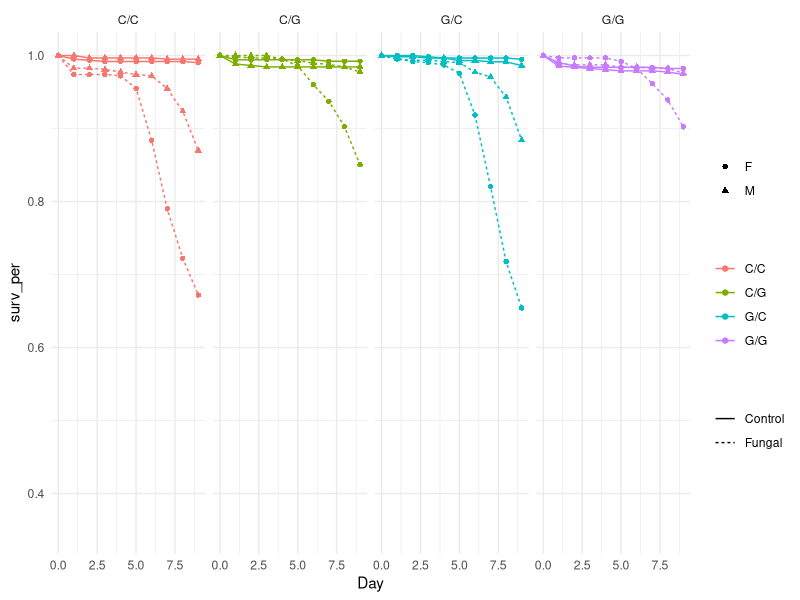
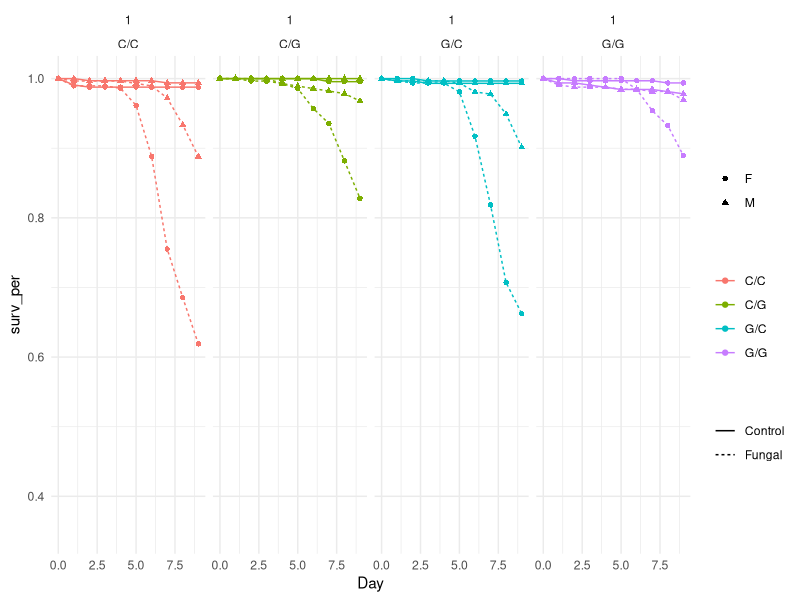
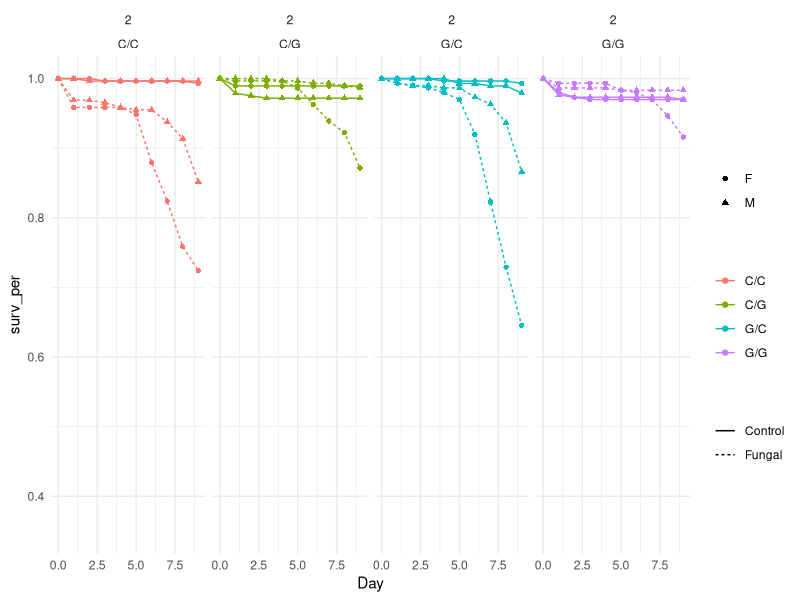

Source code (R) for these figures, in order: (Note: this script raises an error after producing the figures.)
## ---- chunk 1
knitr::opts_chunk$set(
	fig.align = "center",
	fig.pos = "H",
	message = FALSE,
	warning = FALSE,
	external = TRUE,
	echo = TRUE
)
## ---- chunk 2
library(magrittr)
library(tidyverse)
library(reshape2)
library(fastDummies)

library(ggsci)

library(survival)
library(survminer)

cut_off = 9

rep1 = readxl::read_excel("data/SSMI_DietSwitch.xlsx", sheet = 1) %>% na.omit()
rep2 = readxl::read_excel("data/SSMI_DietSwitch.xlsx", sheet = 2) %>% na.omit()
rep3 = readxl::read_excel("data/SSMI_DietSwitch.xlsx", sheet = 3) %>% na.omit()

df = bind_rows(rep1, rep2, rep3) %>% 
  mutate(Diet = gsub(" ", "", Diet, fixed = TRUE),
         Diet = recode(Diet,
                       "Cornmeal,C,C" = "C/C",
                       "Glucose,G,G" = "G/G",
                       "Cornmeal,G,G" = "C/G",
                       "Glucose,C,C" = "G/C")) %>% 
  filter(Diet %in% c("C/C","G/G","C/G","G/C"),
         Day<=cut_off)
# write.csv(df,"DIET 2 raw.csv")
## ---- chunk 3
day_end = df %>% 
  group_by(Population,Diet,Treatment,Sex,Day) %>% 
  summarize(Death = sum(Death), Initial = sum(`Initial density`)) %>% 
  group_by(Population,Diet,Treatment,Sex) %>% 
  mutate(Deaths = cumsum(Death)) %>% 
  ungroup() %>% 
  mutate(surv_per = 1-Deaths/Initial) %>% 
  select(-c(Death,Initial,Deaths))

day_initial = day_end %>% select(-c(Day,surv_per)) %>% 
  unique() %>% 
  mutate(Day=0, surv_per = 1)

goal = bind_rows(day_initial,day_end) %>% 
  ggplot(aes(x=Day, y=surv_per, linetype=Treatment, color=Diet, shape=Sex)) + 
  geom_line() + 
  geom_point() + 
  ylim(0.35,1) +
  labs(linetype="", color="", shape="") +
  theme_minimal()

goal + facet_wrap(~Diet, ncol=4)
## ---- chunk 4
day_end = df %>% 
  group_by(Replicate,Population,Diet,Treatment,Sex,Day) %>% 
  summarize(Death = sum(Death), Initial = sum(`Initial density`)) %>% 
  group_by(Replicate,Population,Diet,Treatment,Sex) %>% 
  mutate(Deaths = cumsum(Death)) %>% 
  ungroup() %>% 
  mutate(surv_per = 1-Deaths/Initial) %>% 
  select(-c(Death,Initial,Deaths))

day_initial = day_end %>% select(-c(Day,surv_per)) %>% 
  unique() %>% 
  mutate(Day=0, surv_per = 1)

bind_rows(day_initial,day_end) %>% 
  filter(Replicate == 1) %>% 
  ggplot(aes(x=Day, y=surv_per, linetype=Treatment, color=Diet, shape=Sex)) + 
  geom_line() + 
  geom_point() + 
  facet_wrap(Replicate~Diet, ncol=4) +
  ylim(0.35,1) +
  labs(linetype="", color="", shape="") +
  theme_minimal()
## ---- chunk 5
bind_rows(day_initial,day_end) %>% 
  filter(Replicate == 2) %>% 
  ggplot(aes(x=Day, y=surv_per, linetype=Treatment, color=Diet, shape=Sex)) + 
  geom_line() + 
  geom_point() + 
  facet_wrap(Replicate~Diet, ncol=4) +
  ylim(0.35,1) +
  labs(linetype="", color="", shape="") +
  theme_minimal()
## ---- chunk 6
bind_rows(day_initial,day_end) %>% 
  filter(Replicate == 3) %>% 
  ggplot(aes(x=Day, y=surv_per, linetype=Treatment, color=Diet, shape=Sex)) + 
  geom_line() + 
  geom_point() + 
  facet_wrap(Replicate~Diet, ncol=4) +
  ylim(0.35,1) +
  labs(linetype="", color="", shape="") +
  theme_minimal()
## ---- chunk 7
n = nrow(df)

# duplicate dead 
dead = df[ rep(c(1:n), df$Death), ] %>% mutate(Death = 1) %>% select(-c(`Initial density`))

# count alive
alive = df %>% 
  group_by(Replicate,Population,Cage_Number,Diet,Treatment,Sex) %>%
  summarise(Deaths = sum(Death), Initial = max(`Initial density`)) %>% 
  ungroup() %>%
  mutate(Alive = Initial - Deaths)

# duplicate alive
n = nrow(alive)
alive = alive[ rep(c(1:n), alive$Alive), ] %>% mutate(Day = cut_off, Death = 0)
alive = alive[c(names(dead))]

# concatenate dead and alive
df = rbind(alive, dead) %>% 
  mutate_at(c("Replicate","Population","Cage_Number","Diet","Treatment","Sex"), function(x) as.factor(x))
## ---- chunk 8
test_replicate = function(diet_type){
  subset = df %>% filter(Diet == diet_type)
  fit = survfit(Surv(Day, Death) ~ Replicate, data = subset)
  # ggsurvplot(fit, surv.median.line = "hv", pval = TRUE)
  pairwise_survdiff(Surv(Day, Death == 1) ~ Replicate, p.adjust.method = "holm", data = subset)
}
## ---- chunk 9
test_replicate("C/C")
## ---- chunk 10
test_replicate("C/G")
## ---- chunk 11
test_replicate("G/C")
## ---- chunk 12
test_replicate("G/G")
## ---- chunk 13
goal
## ---- chunk 14
mod = coxph(Surv(Day, Death) ~ Treatment + Diet + Sex, data = df)
cox.zph(mod)
## ---- chunk 15
mod = coxph(Surv(Day, Death) ~ strata(Treatment) + Diet + Sex, data = df)
pred = survfit(mod)
plot(pred, lty = 1:2, col = c("red","blue"))
## ---- chunk 16
mod = coxph(Surv(Day, Death) ~ Treatment + strata(Diet) + Sex, data = df)
pred = survfit(mod)
plot(pred, lty = 1:2, col = c("red","green","blue","orange","black"))
## ---- chunk 17
mod = coxph(Surv(Day, Death) ~ Treatment + Diet + strata(Sex), data = df)
pred = survfit(mod)
plot(pred, lty = 1:2, col = c("red","blue"))
## ---- chunk 18
a1 = 3; a2 = 5; a3 = 8
split_time = c(a1,a2,a3)
df2 = survSplit(df, cut=split_time, end="Day", event="Death", start="Start") %>%
  mutate(Diet = gsub(",", "_", Diet)) %>%
  mutate(gt1 = (Start==0)+0, gt2 = (Start==a1)+0, gt3 = (Start==a2)+0, gt4 = (Start==a3)+0,
         Fungal = (Treatment=="Fungal")+0, Female = (Sex=="F")+0) %>% 
  dummy_cols("Diet")
  
# build time-dependent model
mod = coxph(Surv(Start, Day, Death) ~ 
              
              Fungal:gt1 + Fungal:gt2 + Fungal:gt3 + Fungal:gt4 +
              Female:gt1 + Female:gt2 + Female:gt3 + Female:gt4 + 
              
              `Diet_G/G`:gt1 + `Diet_G/G`:gt2 + `Diet_G/G`:gt3 + `Diet_G/G`:gt4 +
              `Diet_G/C`:gt1 + `Diet_G/C`:gt2 + `Diet_G/C`:gt3 + `Diet_G/C`:gt4 + 
              `Diet_C/G`:gt1 + `Diet_C/G`:gt2 + `Diet_C/G`:gt3 + `Diet_C/G`:gt4 +
              
              Fungal:Female:gt1 + Fungal:Female:gt2 + Fungal:Female:gt3 + Fungal:Female:gt4 +
              
              `Diet_G/G`:Fungal:gt1 + `Diet_G/G`:Fungal:gt2 + `Diet_G/G`:Fungal:gt3 + `Diet_G/G`:Fungal:gt4 +
              `Diet_G/C`:Fungal:gt1 + `Diet_G/C`:Fungal:gt2 + `Diet_G/C`:Fungal:gt3 + `Diet_G/C`:Fungal:gt4 +
              `Diet_C/G`:Fungal:gt1 + `Diet_C/G`:Fungal:gt2 + `Diet_C/G`:Fungal:gt3 + `Diet_C/G`:Fungal:gt4 +
            
              `Diet_G/G`:Female:Fungal:gt1 + `Diet_G/G`:Female:Fungal:gt2 + `Diet_G/G`:Female:Fungal:gt3 +
              `Diet_G/G`:Female:Fungal:gt4 +
              `Diet_G/C`:Female:Fungal:gt1 + `Diet_G/C`:Female:Fungal:gt2 + `Diet_G/C`:Female:Fungal:gt3 +
              `Diet_G/C`:Female:Fungal:gt4 +
              `Diet_C/G`:Female:Fungal:gt1 + `Diet_C/G`:Female:Fungal:gt2 + `Diet_C/G`:Female:Fungal:gt3 +
              `Diet_C/G`:Female:Fungal:gt4,
              df2)
extractAIC(mod)
## ---- chunk 19
get_interaction = function(data){
  data %>% 
    mutate(
      t1_fun=Fungal*gt1, t2_fun=Fungal*gt2, t3_fun=Fungal*gt3, t4_fun=Fungal*gt4,
      t1_fem=Female*gt1, t2_fem=Female*gt2, t3_fem=Female*gt3, t4_fem=Female*gt4,
 
      t1_gg=`Diet_G/G`*gt1, t2_gg=`Diet_G/G`*gt2, t3_gg=`Diet_G/G`*gt3, t4_gg=`Diet_G/G`*gt4,
      t1_gc=`Diet_G/C`*gt1, t2_gc=`Diet_G/C`*gt2, t3_gc=`Diet_G/C`*gt3, t4_gc=`Diet_G/C`*gt4, 
      t1_cg=`Diet_C/G`*gt1, t2_cg=`Diet_C/G`*gt2, t3_cg=`Diet_C/G`*gt3, t4_cg=`Diet_C/G`*gt4, 
      
      ff1=Fungal*Female*gt1, ff2=Fungal*Female*gt2, ff3=Fungal*Female*gt3, ff4=Fungal*Female*gt4, 
    
      f1_gg=Fungal*`Diet_G/G`*gt1, f2_gg=Fungal*`Diet_G/G`*gt2, 
      f3_gg=Fungal*`Diet_G/G`*gt3, f4_gg=Fungal*`Diet_G/G`*gt4,
      
      f1_gc=Fungal*`Diet_G/C`*gt1, f2_gc=Fungal*`Diet_G/C`*gt2, 
      f3_gc=Fungal*`Diet_G/C`*gt3, f4_gc=Fungal*`Diet_G/C`*gt4, 
      
      f1_cg=Fungal*`Diet_C/G`*gt1, f2_cg=Fungal*`Diet_C/G`*gt2, 
      f3_cg=Fungal*`Diet_C/G`*gt3, f4_cg=Fungal*`Diet_C/G`*gt4, 
    
      ff1_gc=Fungal*Female*`Diet_G/C`*gt1, ff2_gc=Fungal*Female*`Diet_G/C`*gt2, 
      ff3_gc=Fungal*Female*`Diet_G/C`*gt3, ff4_gc=Fungal*Female*`Diet_G/C`*gt4, 
      
      ff1_gg=Fungal*Female*`Diet_G/G`*gt1, ff2_gg=Fungal*Female*`Diet_G/G`*gt2, 
      ff3_gg=Fungal*Female*`Diet_G/G`*gt3, ff4_gg=Fungal*Female*`Diet_G/G`*gt4, 
      
      ff1_cg=Fungal*Female*`Diet_C/G`*gt1, ff2_cg=Fungal*Female*`Diet_C/G`*gt2, 
      ff3_cg=Fungal*Female*`Diet_C/G`*gt3, ff4_cg=Fungal*Female*`Diet_C/G`*gt4
  )
}

get_time_data = function(data){
  data = survSplit(data, cut=split_time, end="Day", event="Death", start="Start") %>% 
    mutate(Diet = gsub(",", "_", Diet),
           gt1=(Start==0)+0, gt2=(Start==a1)+0, gt3=(Start==a2)+0, gt4=(Start==a3)+0, 
           Fungal = (Treatment=="Fungal")+0, Female = (Sex=="F")+0) %>% 
    dummy_cols("Diet") %>% get_interaction()
  return(data)
}

category = ungroup(df) %>% select(Treatment,Sex,Diet) %>% unique() %>% set_rownames(NULL) %>%
   mutate(Diet = gsub(",", "_", Diet), Fungal = (Treatment=="Fungal")+0, Female = (Sex=="F")+0) %>% 
  dummy_cols("Diet")

time_intervals = data.frame(Start=c(0,a1,a2,a3), Day=c(a1,a2,a3,10), 
                            gt1=c(1,0,0,0), gt2=c(0,1,0,0), gt3=c(0,0,1,0), gt4=c(0,0,0,1),
                            Death=0)

pred_surv = function(data){
  mod = coxph(Surv(Start, Day, Death) ~ 
                t1_fun + t2_fun + t3_fun + t4_fun + 
                t1_fem + t2_fem + t3_fem + t4_fem +
                
                t1_gg + t2_gg + t3_gg + t4_gg +
                t1_gc + t2_gc + t3_gc + t4_gc + 
                t1_cg + t2_cg + t3_cg + t4_cg +
                
                ff1 + ff2 + ff3 + ff4 + 
                
                f1_gg + f2_gg + f3_gg + f4_gg +
                f1_gc + f2_gc + f3_gc + f4_gc + 
                f1_cg + f2_cg + f3_cg + f4_cg +
                
                ff1_gg + ff2_gg + ff3_gg + ff4_gg + 
                ff1_gc + ff2_gc + ff3_gc + ff4_gc + 
                ff1_cg + ff2_cg + ff3_cg + ff4_cg,
              data = get_time_data(data))
  
  surv = c()
  for (i in 1:nrow(category)){
    test = category[rep(i,nrow(time_intervals)),] %>%
      bind_cols(time_intervals) %>%
      get_interaction()
    time = summary(survfit(mod, newdata = test, individual = TRUE))$time
    insert = setdiff(1:cut_off, time)
    time = c(time, insert)
    est = c(1, summary(survfit(mod, newdata = test, individual = TRUE))$surv,
            rep(NA, length(insert)))
    surv_i = data.frame(category[i,], est, day = c(0,time)) %>% arrange(day)
    surv = rbind(surv, surv_i)
  }
  return(surv)
}

est = pred_surv(df) 
## ---- chunk 20
beta = coef(mod)
diff = c(1,0,0, # fungal
         0,0,0, # female
         
         0,0,0, # g_g
         0,0,0, # g_c
         1,0,0, # c_g

         1,0,0, # female fungal
         
         0,0,0, # g_g fungal
         0,0,0, # g_c fungal
         1,0,0, # c_g fungal
    
         0,0,0, # female g_g fungal
         1,0,0  # female c_g fungal
         )

t_obs = (beta%*%diff) / sqrt(t(diff) %*% vcov(mod) %*% diff)
c(exp(beta%*%diff),
2*(1-pt(abs(t_obs), length(beta))))
## ---- chunk 21
get_interaction = function(data){
  data %>% 
    mutate(
      t1_fun=Fungal*gt1, t2_fun=Fungal*gt2, t3_fun=Fungal*gt3,
      t1_fem=Female*gt1, t2_fem=Female*gt2, t3_fem=Female*gt3,
 
      t1_gg=`Diet_G/G`*gt1, t2_gg=`Diet_G/G`*gt2, t3_gg=`Diet_G/G`*gt3,
      t1_gc=`Diet_G/C`*gt1, t2_gc=`Diet_G/C`*gt2, t3_gc=`Diet_G/C`*gt3, 
      t1_cg=`Diet_C/G`*gt1, t2_cg=`Diet_C/G`*gt2, t3_cg=`Diet_C/G`*gt3, 
      
      ff1=Fungal*Female*gt1, ff2=Fungal*Female*gt2, ff3=Fungal*Female*gt3, 
    
      f1_gg=Fungal*`Diet_G/G`*gt1, f2_gg=Fungal*`Diet_G/G`*gt2, f3_gg=Fungal*`Diet_G/G`*gt3,
      f1_gc=Fungal*`Diet_G/C`*gt1, f2_gc=Fungal*`Diet_G/C`*gt2, f3_gc=Fungal*`Diet_G/C`*gt3, 
      f1_cg=Fungal*`Diet_C/G`*gt1, f2_cg=Fungal*`Diet_C/G`*gt2, f3_cg=Fungal*`Diet_C/G`*gt3, 
    
      ff1_gc=Fungal*Female*`Diet_G/C`*gt1, ff2_gc=Fungal*Female*`Diet_G/C`*gt2, ff3_gc=Fungal*Female*`Diet_G/C`*gt3, 
      ff1_cg=Fungal*Female*`Diet_C/G`*gt1, ff2_cg=Fungal*Female*`Diet_C/G`*gt2, ff3_cg=Fungal*Female*`Diet_C/G`*gt3, 
  )
}

get_time_data = function(data){
  data = survSplit(data, cut=split_time, end="Day", event="Death", start="Start") %>% 
    mutate(Diet = gsub(",", "_", Diet),
           gt1=(Start==0)+0, gt2=(Start==a1)+0, gt3=(Start==a2)+0, 
           Fungal = (Treatment=="Fungal")+0, Female = (Sex=="F")+0) %>% 
    dummy_cols("Diet") %>% get_interaction()
  return(data)
}

category = ungroup(df) %>% select(Treatment,Sex,Diet) %>% unique() %>% set_rownames(NULL) %>%
   mutate(Diet = gsub(",", "_", Diet), Fungal = (Treatment=="Fungal")+0, Female = (Sex=="F")+0) %>% 
  dummy_cols("Diet")

time_intervals = data.frame(Start=c(0,a1,a2), Day=c(a1,a2,12), 
                            gt1=c(1,0,0), gt2=c(0,1,0), gt3=c(0,0,1),
                            Death=0)

pred_surv = function(data){
  mod = coxph(Surv(Start, Day, Death) ~ 
                t1_fun + t2_fun + t3_fun + 
                t1_fem + t2_fem + t3_fem +
                
                t1_gg + t2_gg + t3_gg +
                t1_gc + t2_gc + t3_gc + 
                t1_cg + t2_cg + t3_cg +
                
                ff1 + ff2 + ff3 + 
                
                f1_gg + f2_gg + f3_gg +
                f1_gc + f2_gc + f3_gc + 
                f1_cg + f2_cg + f3_cg +
                
                ff1_gc + ff2_gc + ff3_gc + 
                ff1_cg + ff2_cg + ff3_cg,
              data = get_time_data(data))
  
  surv = c()
  for (i in 1:nrow(category)){
    test = category[rep(i,nrow(time_intervals)),] %>%
      bind_cols(time_intervals) %>%
      get_interaction()
    time = summary(survfit(mod, newdata = test, individual = TRUE))$time
    insert = setdiff(1:12, time)
    time = c(time, insert)
    est = c(1, summary(survfit(mod, newdata = test, individual = TRUE))$surv,
            rep(NA, length(insert)))
    surv_i = data.frame(category[i,], est, day = c(0,time)) %>% arrange(day)
    surv = rbind(surv, surv_i)
  }
  return(surv)
}

est = pred_surv(df) 
## ---- chunk 22
B = 200
bound = 0.95

# function to extract bounds
ci_calculator = function(data){
  ci = data.frame(lower = as.numeric(), upper = as.numeric())
  for (i in 1:(max(data$Day)+1)) {
    ci[i,1] = quantile(data$est[data$Day == (i-1)], (1-bound)/2, na.rm = TRUE)
    ci[i,2] = quantile(data$est[data$Day == (i-1)], (1+bound)/2, na.rm = TRUE)
  }
  return(ci)
}

dff = df %>% mutate(Diet = gsub(",", "_", Diet), Fungal = (Treatment=="Fungal")+0, Female = (Sex=="F")+0) %>% 
  dummy_cols("Diet")

# repeat B times
dummy = c()
for (i in 1:B){
  dummy_i = c()
  for (j in 1:nrow(category)){
    dummy_ij = merge(dff, category[j,])
    a = nrow(dummy_ij)
    rows_to_take = sample(a, a, replace = TRUE)
    dummy_i = rbind(dummy_i, dummy_ij[rows_to_take,])
    }
  dummy_i = pred_surv(dummy_i)
  dummy = bind_rows(dummy, dummy_i)
}

# get confidence intervals
survs = c()
for (i in 1:nrow(category)){
  ci = merge(dummy, category[i,]) %>% mutate(Day=day) %>% ci_calculator()
  surv = merge(est, category[i,]) %>% arrange(day)
  surv = cbind(surv, ci)
  survs = rbind(survs, surv)
}

# recode labels
df_plot = survs %>% 
  mutate(Treatment = ifelse(Fungal==1, "Fungal","Control"), 
         Sex = ifelse(Female==1, "Female","Male"))
# write.csv(df_plot, "DIET 2 bootstrap.csv")
## ---- chunk 23
goal + labs(y="Survival Percent") + 
  facet_wrap(~Sex)
## ---- chunk 24
df_plot %>% 
  na.omit() %>% 
  ggplot(aes(x=day, y=est, ymin=lower, ymax=upper, linetype=Treatment, color=Diet, shape=Sex)) +
  geom_line() + 
  geom_point() +
  geom_errorbar(width=0.3, alpha=0.7) +
  ylim(0.35,1) +
  scale_linetype_manual(values = c("Control"="dashed","Fungal"="solid")) +
  labs(linetype="", color="", shape="", y="Survival Probabilities") +
  theme_minimal() + 
  facet_wrap(~Sex)
